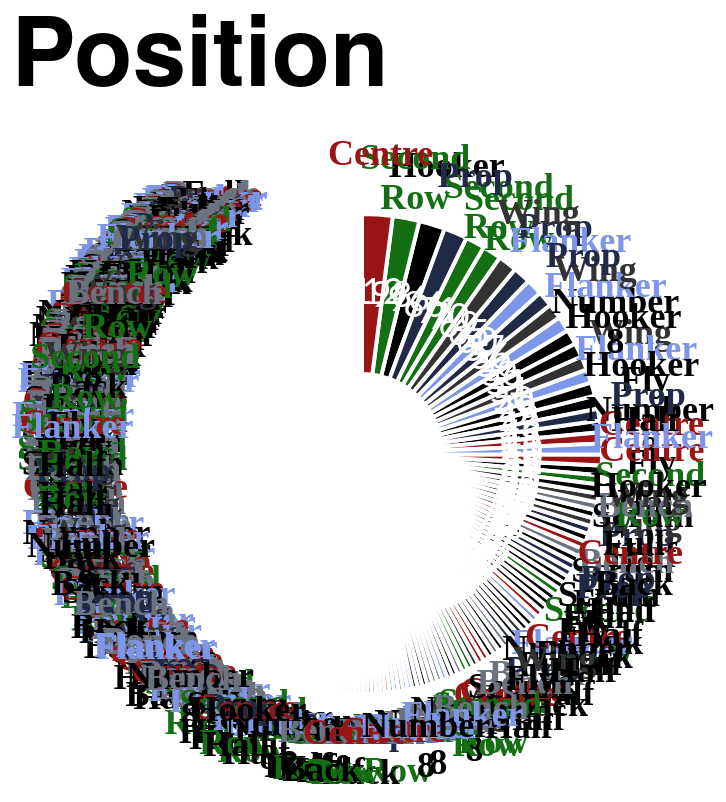

Express this chart as Vega-Lite.
### Vega-Lite specification from a JSON file in a GitHub repository (floating-point values rounded to 4 significant figures; data arrays with more than 128 entries replaced by an {"elided": "..."} marker saying what was removed)
{"config": {"axis": {"labelFont": "PT Sans Narrow, Helvetica Neue, Helvetica, Arial, sans-serif", "titleFont": "PT Sans Narrow, Helvetica Neue, Helvetica, Arial, sans-serif", "labelFontSize": 13, "titleFontSize": 24, "gridColor": "#202947", "gridOpacity": 0.2, "zindex": 1}, "text": {"font": "Lato, sans-serif"}, "bar": {"cornerRadiusEnd": 5}, "header": {"labelFont": "PT Sans Narrow, Helvetica Neue, Helvetica, Arial, sans-serif", "titleFont": "PT Sans Narrow, Helvetica Neue, Helvetica, Arial, sans-serif", "labelFontSize": 24, "titleFontSize": 28, "labelFontWeight": "bold", "orient": "left"}, "legend": {"labelFont": "PT Sans Narrow, Helvetica Neue, Helvetica, Arial, sans-serif", "titleFont": "PT Sans Narrow, Helvetica Neue, Helvetica, Arial, sans-serif", "labelFontSize": 14, "titleFontSize": 16, "titlePadding": 5, "fillColor": "white", "strokeColor": "black", "padding": 10, "titleFontWeight": "lighter", "titleFontStyle": "italic", "titleColor": "gray", "offset": 10}, "title": {"font": "PT Sans Narrow, Helvetica Neue, Helvetica, Arial, sans-serif", "fontSize": 48, "fontWeight": "bold", "anchor": "start", "align": "center", "titlePadding": 20, "subtitlePadding": 10, "subtitleFontSize": 13, "subtitleColor": "", "subtitleFontStyle": "italic", "offset": 15, "color": "black"}, "axisX": {"labelAngle": 0}, "facet": {"title": null, "header": null, "align": {"row": "each", "column": "each"}, "spacing": 10}, "resolve": {"scale": {"y": "independent", "facet": "independent"}}, "background": "transparent", "scale": {"offsetBandPaddingOuter": 0.2, "offsetBandPaddingInner": 0.1}, "view": {"stroke": null, "background": "transparent"}}, "layer": [{"mark": {"type": "arc", "innerRadius": 40, "outerRadius": 120, "stroke": "#ffffff", "strokeWidth": 2}, "encoding": {"color": {"field": "position", "legend": null, "scale": {"domain": ["Prop", "Flanker", "Second Row", "Centre", "Wing", "Fly Half", "Hooker", "Scrum Half", "Full Back", "Number 8", "Bench"], "range": ["#202946", "#7d96e8", "#146f14", "#991515", "#333333", "#000000", "#000000", "#000000", "#000000", "#000000", "#6b7280"]}, "sort": {"field": "sort_order", "op": "min", "order": "ascending"}, "type": "nominal"}, "order": {"field": "appearances", "sort": "ascending", "type": "quantitative"}, "theta": {"field": "appearances", "sort": "descending", "stack": true, "title": "Appearances", "type": "quantitative"}, "tooltip": [{"field": "player", "title": "Player", "type": "nominal"}, {"field": "position", "title": "Position", "type": "nominal"}, {"field": "appearances", "title": "Appearances", "type": "quantitative"}]}}, {"mark": {"type": "text", "dy": -5, "font": "PT Sans Narrow", "fontSize": 18, "fontWeight": "bold", "radius": 145}, "encoding": {"color": {"field": "position", "legend": null, "scale": {"domain": ["Prop", "Flanker", "Second Row", "Centre", "Wing", "Fly Half", "Hooker", "Scrum Half", "Full Back", "Number 8", "Bench"], "range": ["#202946", "#7d96e8", "#146f14", "#991515", "#333333", "#000000", "#000000", "#000000", "#000000", "#000000", "#6b7280"]}, "type": "nominal"}, "opacity": {"condition": {"test": "datum.appearances > 2", "value": 1}, "value": 0}, "order": {"field": "appearances", "sort": "ascending", "type": "quantitative"}, "text": {"field": "position_label", "type": "nominal"}, "theta": {"field": "appearances", "sort": "descending", "stack": true, "title": "Appearances", "type": "quantitative"}}, "transform": [{"calculate": "split(datum.position, ' ')", "as": "position_label"}]}, {"mark": {"type": "text", "color": "white", "fontSize": 18, "radius": 80}, "encoding": {"order": {"field": "appearances", "sort": "ascending", "type": "quantitative"}, "text": {"field": "appearances", "type": "nominal"}, "theta": {"field": "appearances", "sort": "descending", "stack": true, "title": "Appearances", "type": "quantitative"}}}], "data": {"name": "data-d0a3f6b9ebe30522a13cbfdba57ff5bc"}, "height": 300, "resolve": {"scale": {"color": "shared"}}, "title": "Position", "width": 300, "$schema": "https://vega.github.io/schema/vega-lite/v5.20.1.json", "datasets": {"data-d0a3f6b9ebe30522a13cbfdba57ff5bc": {"elided": "779 records"}}}
